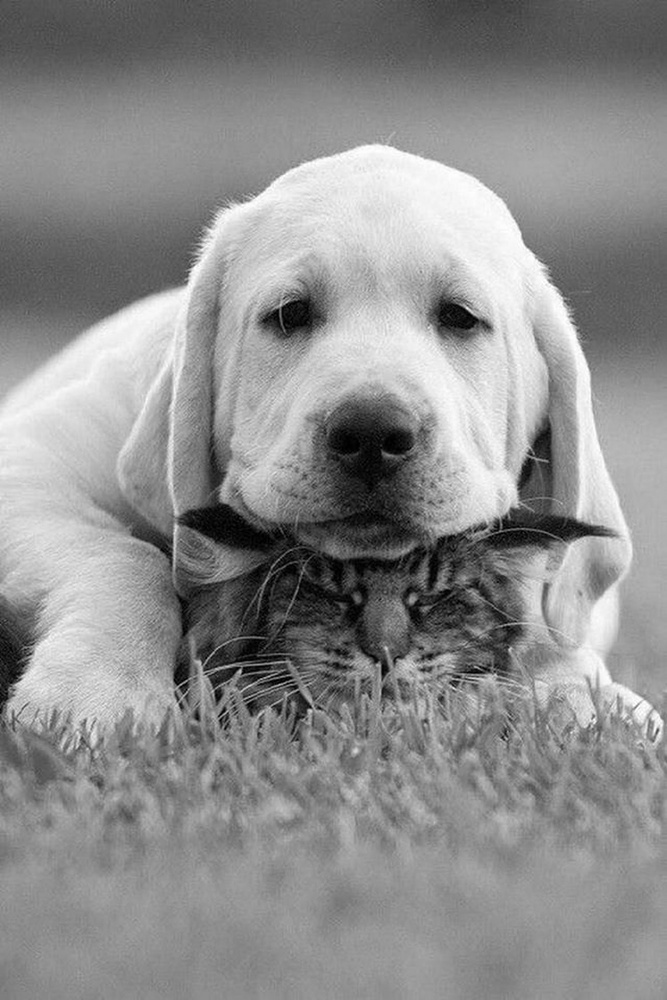
#> input picture example.jpg, 667 x 1000 px, shrunk from 1590 x 2385 before the run
$ python BPSK.py
#> lines starting #> are read from the running program, lines starting #| are printed output that depends on the picture; after the words box and inside, x2 and y2 are one past the last pixel; in counts of white or black regions, pixels touching at a corner belong together
import cv2
import numpy as np
import scipy
import matplotlib.pylab as plt
import random as rd
image = cv2.imread('example.jpg', 0)  # wczytanie pliku jpg
#> image is the input picture: shape (1000, 667); min 0, max 255, mean 141.7

_, bw_img = cv2.threshold(image, 127, 255, cv2.THRESH_BINARY)  # konwersja na tablice binara
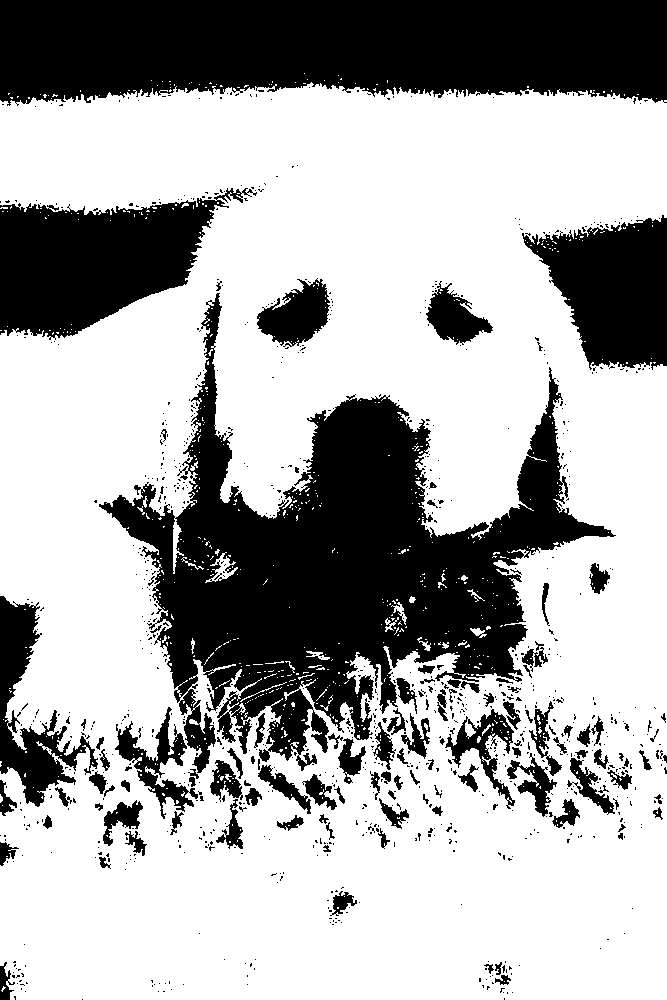
#> bw_img: shape (1000, 667); 66.7% white; 992 black regions (871 under 20 px), largest, box (x1, y1, x2, y2) and area: (99, 293, 616, 773) 88104, (0, 0, 667, 106) 62104, (0, 188, 257, 340) 21681
cv2.imshow("Binary Image",bw_img) #testowe wyswietlenie przekonwertowanego obrazu

data_bin = np.empty([len(bw_img), len(bw_img[0])])
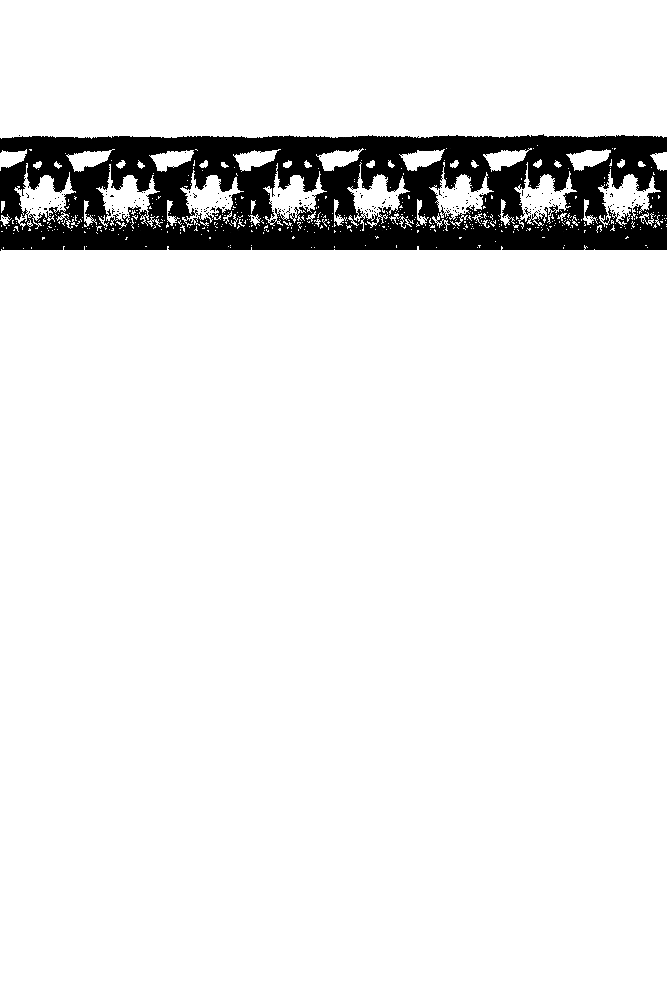
#> data_bin: shape (1000, 667) float64; 8.13% of the values are NaN or infinite; the others: min -5.83e+303, max 7.75e-304, mean -1.27e+301; drawn with min black, max white, NaN and infinite black
# zamiana wszystkich 255 na 1
for i in range(len(bw_img)):
    for j in range(len(bw_img[i])):
        if bw_img[i][j] > 0:
            data_bin[i][j] = 1
        else:
            data_bin[i][j] = 0

print(data_bin)
#> (printed output is left out)
data_len = len(data_bin)
#> data_len = 1000
print("Długość przesyłanego ciągu bitów: ")
print(data_len * len(data_bin[0]))
#| 667000

# próba zwężenia do macierzy 2D
data_bin  = np.array(data_bin).flatten()

# non return zero encoder
non_ret_zero = np.zeros(data_len)
#> non_ret_zero = 1000 values from 0 to 0

for i in range(0, data_len):
    non_ret_zero[i] = 2 * data_bin[i] - 1
#> after the loop, non_ret_zero = 1000 values from -1 to -1

# PN sequence Generator
temp = np.array([rd.randint(0, 2), rd.randint(0, 2),rd.randint(0,2),rd.randint(0,2),
              rd.randint(0, 2),rd.randint(0, 2),rd.randint(0, 2)])
temp_size = 2 * len(temp) - 1

pn_seq_gen = []

for i in range(temp_size):
    pn_seq_gen.append(temp[-1])
    temp = [temp[-1] ^ temp[-2], temp[0], temp[1], temp[2], temp[3],
            temp[4], temp[5]]

for i in range(0, temp_size):
    pn_seq_gen[i] = 2 * pn_seq_gen[i] - 1

# PN sequence multiplier
pn_seq_mult = []

for i in range(0, data_len):
    for j in range(1):
        for k in range(0, temp_size):
            pn_seq_mult.append(pn_seq_gen[k] * non_ret_zero[i])
#> after the loop, pn_seq_mult = 13000 values, max 1 at index 4, min -5 at index 8, mean -1.31

final_len = len(pn_seq_mult)
#> final_len = 13000

# BPSK Modulator
T = 1
t = np.arange(0,1,0.1)
f = 1
carrier = np.sqrt(2 * (T ** -1)) * np.sin(2 * np.pi * f * t)
carrier_len = len(carrier)
plt.plot(carrier)
plt.show()

bpsk = []
for i in range(0, final_len):
    if pn_seq_mult[i] >= 0:
        bpsk.append(carrier)
    else:
        bpsk.append(-1 * carrier)
#> after the loop, bpsk = 13000 items

bpsk_signal = np.concatenate(bpsk)

plt.figure(1)
plt.plot(bpsk_signal)
plt.xlabel('Time')
plt.ylabel('BPSK Signal')
plt.show()
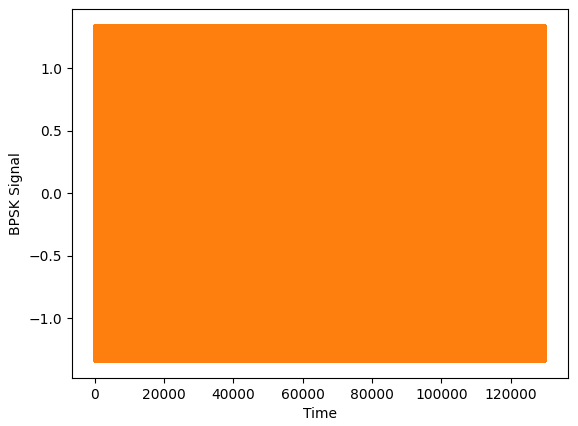
#> figure drawn by matplotlib, 1 panel; curve peaks at x = 2, y = 1.34; curve peaks at x = 7, y = 1.34
